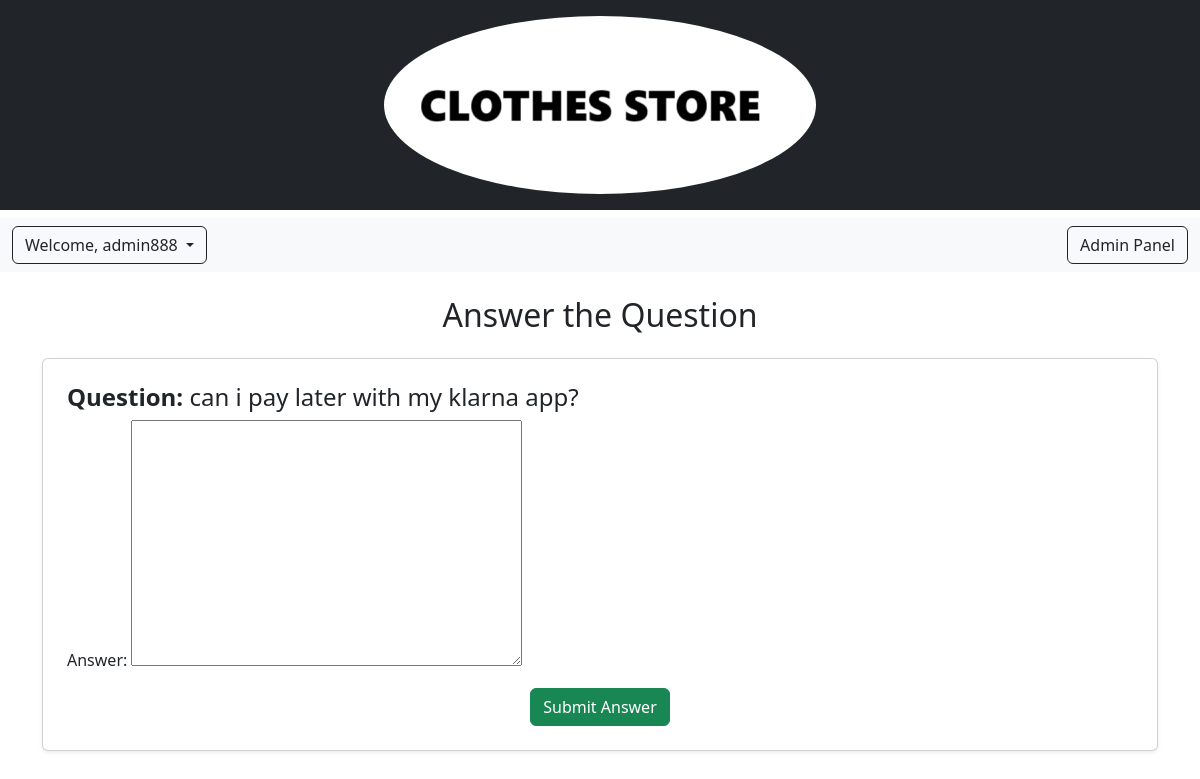
The page /questions/answer/7/ (signed in) on the database its author committed.
### cos_accounts/models.py (models this page shows)
class CustomUser(AbstractUser):
    age = models.PositiveIntegerField(null=True, blank=True)
    address = models.CharField(max_length=255, null=True, blank=True)
    groups = models.ManyToManyField(
        'auth.Group',
        related_name='cos_accounts_user_set',
        blank=True
    )
    user_permissions = models.ManyToManyField(
        'auth.Permission',
        related_name='cos_accounts_permission_user_set',
        blank=True
    )

### questions/models.py (models this page shows, shortened)
class Question(models.Model):
    user = models.ForeignKey(settings.AUTH_USER_MODEL, on_delete=models.CASCADE, null=True, blank=True, default=1)
    text = models.TextField()
    answer = models.TextField(blank=True, null=True)
    created = models.DateTimeField(auto_now_add=True)
    answered = models.DateTimeField(null=True, blank=True)

### questions/views.py (the view)
# urls.py: path('answer/<int:question_id>/', answerQ, name='answer_q'),
def answerQ(request, question_id):
    question = get_object_or_404(Question, id=question_id)
    if not request.user.is_staff:
        return redirect('questions:list')
    if request.method == "POST":
        form = form_for_answer(request.POST, instance=question)
        if form.is_valid():
            question.answered = now()
            form.save()
            return redirect('questions:list')
    else:
        form = form_for_answer(instance=question)
    return render(request, 'answer_q.html', {'form': form, 'question': question})

### questions/forms.py
class form_for_answer(forms.ModelForm):
    class Meta:
        model = Question
        fields = ['answer']

### cart/context_processors.py (called while the page is built)
def counter(request):
    item_count = 0
    if 'admin' in request.path:
        return {}
    else:
        try:
            cart = Cart.objects.filter(cart_id=_cart_id(request))
            cart_items = CartItem.objects.all().filter(cart=cart[:1])
            for cart_item in cart_items:
                item_count += cart_item.quantity
        except Cart.DoesNotExist:
            item_count = 0
    return {'item_count':item_count}

### cart/views.py (called while the page is built)
def _cart_id(request):
    cart = request.session.session_key
    if not cart:
        cart = request.session.create()
    return cart

### loyalty/context_processors.py (called while the page is built)
def loyalty_points(request):
    if request.user.is_authenticated:
        try:
            loyalty = Loyalty.objects.get(user=request.user)
        except Loyalty.DoesNotExist:
            loyalty = None
    else:
        loyalty = None
    return {'loyalty': loyalty}

### questions/templates/answer_q.html (shortened to what this page needs)
{% load static %}
<!DOCTYPE html>
<html lang="en">
<head>
    <link rel="stylesheet" href="{% static 'css/style.css' %}">
    <link href="https://cdn.jsdelivr.net/npm/bootstrap@5.3.3/dist/css/bootstrap.min.css" rel="stylesheet">
</head>
<body>
    <header class="bg-dark text-white py-3">
        <div class="container text-center">
            {% include 'header.html' %}
        </div>
    </header>
    {% include 'nav.html' %}
    <div class="container mt-4">
        <h2 class="text-center mb-4">Answer the Question</h2>
        <div class="card p-4 shadow-sm mb-5">
            <h4><strong>Question:</strong> {{ question.text }}</h4>
            <form method="POST">
                {{ form.as_p }}
                <div class="text-center">
                    <button type="submit" class="btn btn-success">Submit Answer</button>
                </div>
            </form>
        </div>
    </div>
</body>
</html>

### pages/templates/nav.html (shortened to what this page needs)
<!DOCTYPE html>
<html lang="en">
<head>
    <link href="https://cdn.jsdelivr.net/npm/bootstrap@5.3.0/dist/css/bootstrap.min.css" rel="stylesheet">
</head>
<body>
    <nav class="navbar navbar-expand-lg navbar-light bg-light mt-2" style="margin-bottom: 20px;">
        <div class="container-fluid d-flex justify-content-between">
            {% if user.is_authenticated %}
                <div class="dropdown">
                    <a class="btn btn-outline-dark dropdown-toggle" href="#" role="button" id="userDropdown" data-bs-toggle="dropdown" aria-expanded="false">
                        Welcome, {{ user.username }}
                    </a>
                </div>
            {% else %}
                <a class="btn btn-outline-dark" href="{% url 'cos_accounts:signin' %}" role="button">Sign In</a>
            {% endif %}
            {% if request.user.is_superuser %}
                <a href="{% url 'store:stock_management' %}" class="btn btn-outline-dark">
                    Admin Panel
                </a>
            {% endif %}
        </div>
    </nav>
</body>
</html>

### rows shown on the page
CustomUser: username "admin888"
Question: text "can i pay later with my klarna app?"
